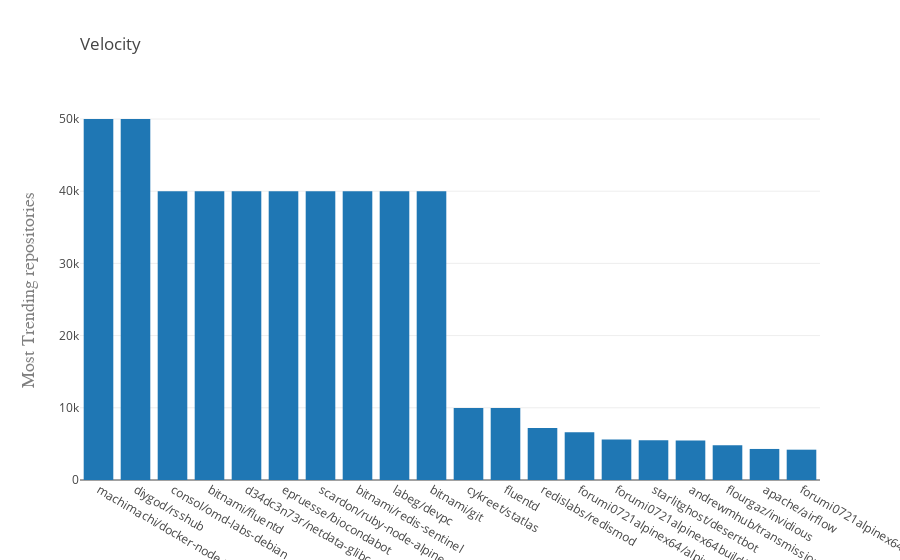

This figure's notebook cell:
### Code cell
data = [go.Bar(x=bar['Name'],y=bar['Velocity'])]
layout = go.Layout(
title=go.layout.Title(
        text='Velocity',
        xref='paper',
        x=0
    ),
yaxis=go.layout.YAxis(
        title=go.layout.yaxis.Title(
            text='Velcotiy',
            font=dict(
                family='Courier New, monospace',
                size=18,
                color='#7f7f7f'
            )
        )
    )
    )
fig = go.Figure(data=data, layout=layout)
iplot(fig, filename='jupyter-basic_bar',show_link=False)

### Figure 1 — Plotly figure (JSON) as saved in the notebook; plotly's stock layout.template omitted (floating-point values rounded to 4 significant figures)
{"data": [{"type": "bar", "uid": "a03a0459-31b9-4c31-9592-cf3b4b722d3a", "x": ["machimachi/docker-node-with-chrome", "diygod/rsshub", "consol/omd-labs-debian", "bitnami/fluentd", "d34dc3n73r/netdata-glibc", "epruesse/biocondabot", "scardon/ruby-node-alpine", "bitnami/redis-sentinel", "labeg/devpc", "bitnami/git", "cykreet/statlas", "fluentd", "redislabs/redismod", "forumi0721alpinex64/alpine-x64-vsftpd", "forumi0721alpinex64build/alpine-x64-vlmcsd", "starlitghost/desertbot", "andrewmhub/transmission-tracker-add", "flourgaz/invidious", "apache/airflow", "forumi0721alpinex64/alpine-x64-webvirtcloud"], "y": [50000, 50000, 40000, 40000, 40000, 40000, 40000, 40000, 40000, 40000, 9988, 9972, 7200, 6598, 5598, 5500, 5476, 4798, 4300, 4200]}], "layout": {"title": {"text": "Velocity", "x": 0, "xref": "paper"}, "yaxis": {"title": {"font": {"color": "#7f7f7f", "family": "Courier New, monospace", "size": 18}, "text": "Most Trending repositories"}}}}
